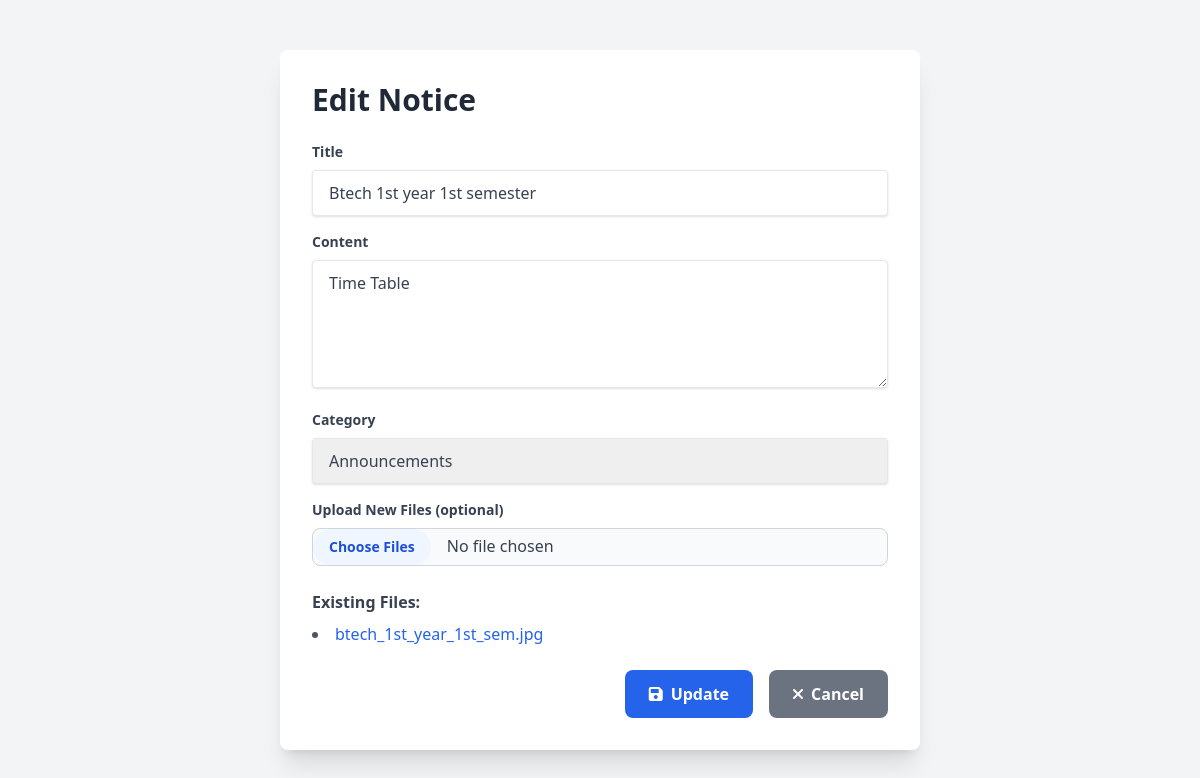
/edit/7 (signed in), run on an earlier commit of the app's database.
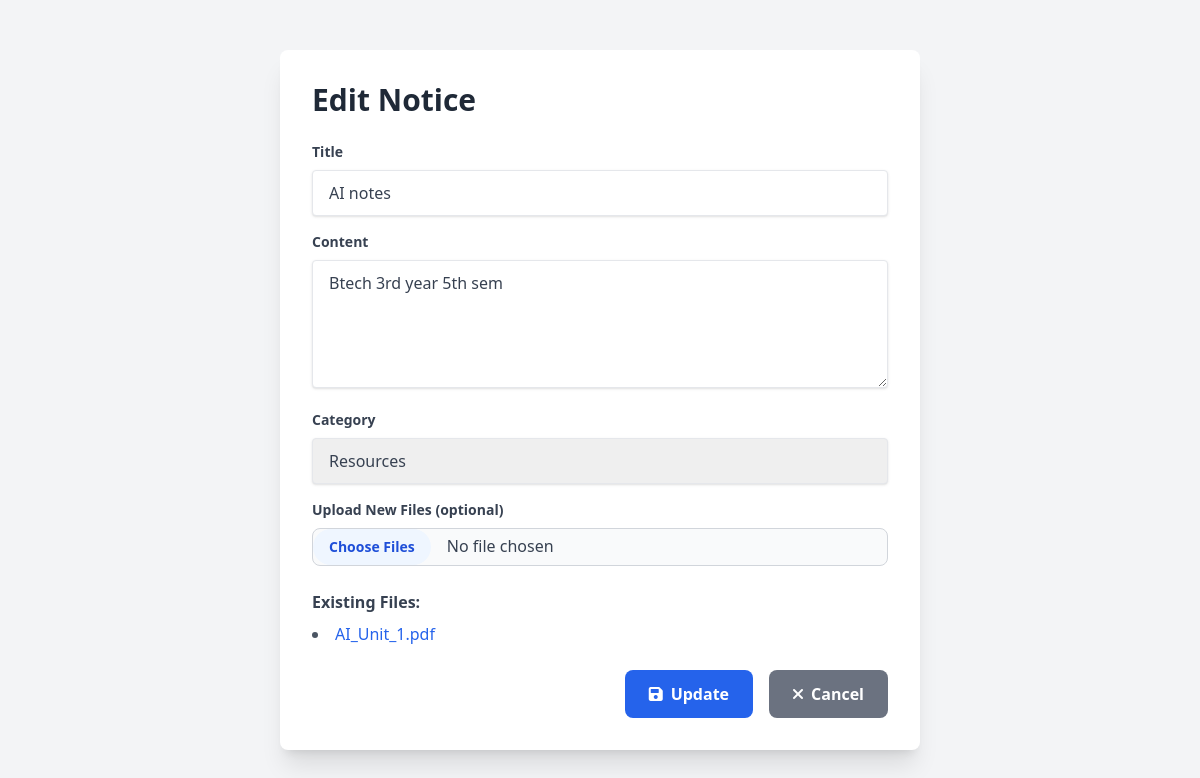
And on a later commit of the database.
### app.py (models this page shows)
class Notice(db.Model):
    id = db.Column(db.Integer, primary_key=True)
    title = db.Column(db.String(200), nullable=False)
    content = db.Column(db.Text, nullable=False)
    category = db.Column(db.String(50), nullable=True)  # New field for notice category
    timestamp = db.Column(db.DateTime, default=current_time_ist)
    files = db.Column(db.String(500))  # Comma-separated filenames

### app.py (the view, shortened to what this page needs)
@app.route("/edit/<int:id>", methods=["GET", "POST"])
def edit_notice(id):
    if "user_id" not in session:
        flash("Please log in to edit notices.", "warning")
        return redirect(url_for("login"))
    notice = Notice.query.get_or_404(id)
    return render_template("edit_notice.html", notice=notice)

### app.py (called while the page is built)
@app.before_request
def create_tables():
    db.create_all()
    if not User.query.filter_by(username="admin").first():
        hashed_pw = generate_password_hash("admin", method="pbkdf2:sha256")
        db.session.add(User(username="admin", password=hashed_pw))
        db.session.commit()

### templates/edit_notice.html (shortened to what this page needs)
<!DOCTYPE html>
<html>
<head>
    <script src="https://cdn.tailwindcss.com"></script>
    <link rel="stylesheet" href="https://cdnjs.cloudflare.com/ajax/libs/font-awesome/6.0.0-beta3/css/all.min.css">
</head>
<body class="bg-gray-100 min-h-screen flex items-center justify-center">
<div class="container mx-auto px-4 py-8 max-w-2xl">
    <div class="bg-white rounded-lg shadow-xl p-8">
        <h2 class="text-3xl font-bold mb-6 text-gray-800">Edit Notice</h2>
        <form method="POST" enctype="multipart/form-data">
            <div class="mb-4">
                <label for="title" class="block text-gray-700 text-sm font-bold mb-2">Title</label>
                <input type="text" id="title" name="title" class="shadow appearance-none border rounded w-full py-3 px-4 text-gray-700 leading-tight focus:outline-none focus:ring-2 focus:ring-blue-500" value="{{ notice.title }}" required>
            </div>
            <div class="mb-4">
                <label for="content" class="block text-gray-700 text-sm font-bold mb-2">Content</label>
                <textarea id="content" name="content" class="shadow appearance-none border rounded w-full py-3 px-4 text-gray-700 leading-tight focus:outline-none focus:ring-2 focus:ring-blue-500 h-32 resize-y" required>{{ notice.content }}</textarea>
            </div>
            <div class="mb-4">
                <label for="category" class="block text-gray-700 text-sm font-bold mb-2">Category</label>
                <select id="category" name="category" class="shadow appearance-none border rounded w-full py-3 px-4 text-gray-700 leading-tight focus:outline-none focus:ring-2 focus:ring-blue-500">
                    <option value="announcements" {% if notice.category == 'announcements' %}selected{% endif %}>Announcements</option>
                    <option value="resources" {% if notice.category == 'resources' %}selected{% endif %}>Resources</option>
                </select>
            </div>
            <div class="mb-6">
                <label for="files" class="block text-gray-700 text-sm font-bold mb-2">Upload New Files (optional)</label>
                <input type="file" id="files" name="files" multiple class="block w-full text-gray-700 border border-gray-300 rounded-lg cursor-pointer bg-gray-50 focus:outline-none file:mr-4 file:py-2 file:px-4 file:rounded-full file:border-0 file:text-sm file:font-semibold file:bg-blue-50 file:text-blue-700 hover:file:bg-blue-100">
            </div>
            {% if notice.files %}
                <p class="text-gray-700 font-semibold mb-2">Existing Files:</p>
                <ul class="list-disc list-inside mb-6 text-gray-600">
                    {% for file in notice.files.split(',') %}
                        <li><a href="{{ url_for('uploaded_file', filename=file.strip()) }}" target="_blank" class="text-blue-600 hover:underline">{{ file }}</a></li>
                    {% endfor %}
                </ul>
            {% endif %}
            <div class="flex justify-end space-x-4">
                <button type="submit" class="bg-blue-600 hover:bg-blue-700 text-white font-bold py-3 px-6 rounded-lg transition duration-300 flex items-center">
                    <i class="fas fa-save mr-2"></i>Update
                </button>
                <a href="{{ url_for('admin_dashboard') }}" class="bg-gray-500 hover:bg-gray-600 text-white font-bold py-3 px-6 rounded-lg transition duration-300 flex items-center">
                    <i class="fas fa-times mr-2"></i>Cancel
                </a>
            </div>
        </form>
    </div>
</div>
</body>
</html>

What changed in the data, as far as the page shows it:
removed Notice: title "Btech 1st year 1st semester", content "Time Table", files "btech_1st_year_1st_sem.jpg"
added Notice: title "AI notes", content "Btech 3rd year 5th sem", category "Resources", files "AI_Unit_1.pdf"
Also different on the page:
form field category: "Announcements" → (not shown)
